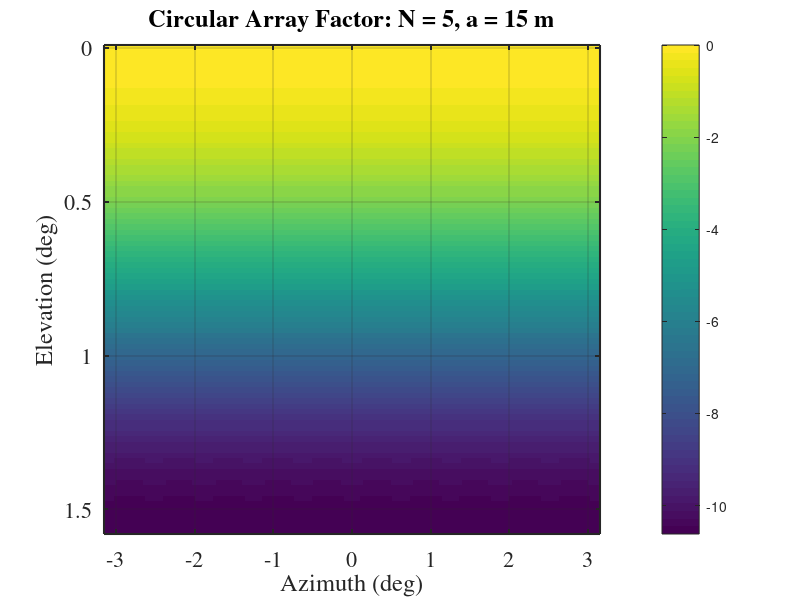

MATLAB code for this plot:
clc; clear all; close all;

N = 5;                  % Number of elements
freq = 2e6:1e6:30e6;    % frequency range (Hz)
a = 15;                % radius of array (m)
if mod(N,1) == 0
    phi_n = 2*pi*[1:N]/N;
else
    disp('Error: Number of elements must be integer!')
end

In = ones(size(freq));   % Element (complex) currents

% EM constants
e0 = 8.85e-12;
m0 = 4*pi*1e-7;
c0 = 1/sqrt(m0*e0);

beta = 2*pi*freq/c0;

% Far field parameters
phi = linspace(-pi,pi,360);
theta = linspace(0,pi/2,90);

[PP, TT] = meshgrid(phi,theta);

Efar = zeros(length(freq),size(PP,1),size(PP,2));
Etemp = zeros(size(PP));
for ff = 1:length(freq)
    for nn = 1:N
        Etemp = Etemp + In(nn)*exp(1i*a*beta(ff)*cos(PP-phi_n(nn)).*sin(TT));
    end
    Efar(ff,:,:) = Etemp/max(max(Etemp));         % normalize pattern
end

f_ind = 9;


imagesc(phi,theta,20*log10(abs(squeeze(Efar(f_ind,:,:)))))
colorbar
tname = sprintf('Circular Array Factor: N = %i, a = %d m',N,a);
title(tname,'fontname','times','fontsize',20)
% xlabel('\phi (deg)','fontname','times','fontsize',18)
% ylabel('\theta (deg)','fontname','times','fontsize',18)
xlabel('Azimuth (deg)','fontname','times','fontsize',18)
ylabel('Elevation (deg)','fontname','times','fontsize',18)
grid on
set(gca,'linewidth',1.5,'fontname','times','fontsize',16)